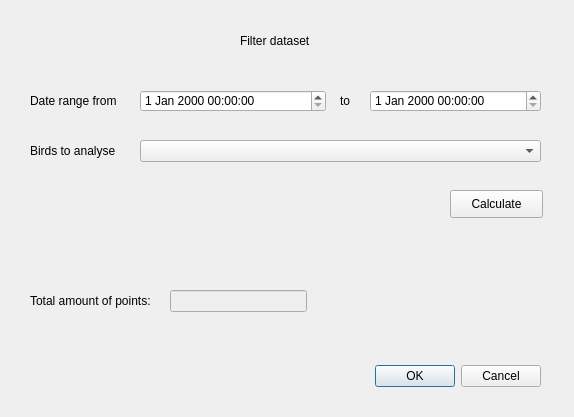
<?xml version="1.0" encoding="UTF-8"?>
<ui version="4.0">
 <class>AnimalMovementAnalysisDialogFilter</class>
 <widget class="QDialog" name="AnimalMovementAnalysisDialogFilter">
  <property name="geometry">
   <rect>
    <x>0</x>
    <y>0</y>
    <width>574</width>
    <height>417</height>
   </rect>
  </property>
  <property name="windowTitle">
   <string>Animal Movement Analysis</string>
  </property>
  <widget class="QDialogButtonBox" name="button_box">
   <property name="geometry">
    <rect>
     <x>200</x>
     <y>360</y>
     <width>341</width>
     <height>32</height>
    </rect>
   </property>
   <property name="orientation">
    <enum>Qt::Horizontal</enum>
   </property>
   <property name="standardButtons">
    <set>QDialogButtonBox::Cancel|QDialogButtonBox::Ok</set>
   </property>
  </widget>
  <widget class="QLabel" name="label">
   <property name="geometry">
    <rect>
     <x>240</x>
     <y>30</y>
     <width>91</width>
     <height>21</height>
    </rect>
   </property>
   <property name="text">
    <string>Filter dataset</string>
   </property>
  </widget>
  <widget class="QLabel" name="label_4">
   <property name="geometry">
    <rect>
     <x>30</x>
     <y>290</y>
     <width>134</width>
     <height>22</height>
    </rect>
   </property>
   <property name="text">
    <string>Total amount of points:</string>
   </property>
  </widget>
  <widget class="QLineEdit" name="lineEdit">
   <property name="enabled">
    <bool>false</bool>
   </property>
   <property name="geometry">
    <rect>
     <x>170</x>
     <y>290</y>
     <width>137</width>
     <height>22</height>
    </rect>
   </property>
  </widget>
  <widget class="QLabel" name="label_5">
   <property name="geometry">
    <rect>
     <x>30</x>
     <y>140</y>
     <width>170</width>
     <height>22</height>
    </rect>
   </property>
   <property name="text">
    <string>Birds to analyse</string>
   </property>
  </widget>
  <widget class="QPushButton" name="pushButton">
   <property name="geometry">
    <rect>
     <x>450</x>
     <y>190</y>
     <width>93</width>
     <height>28</height>
    </rect>
   </property>
   <property name="text">
    <string>Calculate</string>
   </property>
  </widget>
  <widget class="QLabel" name="label_2">
   <property name="geometry">
    <rect>
     <x>30</x>
     <y>90</y>
     <width>94</width>
     <height>22</height>
    </rect>
   </property>
   <property name="text">
    <string>Date range from</string>
   </property>
  </widget>
  <widget class="QLabel" name="label_3">
   <property name="geometry">
    <rect>
     <x>340</x>
     <y>90</y>
     <width>21</width>
     <height>22</height>
    </rect>
   </property>
   <property name="text">
    <string>to</string>
   </property>
  </widget>
  <widget class="QgsDateTimeEdit" name="mDateTimeEdit_From">
   <property name="geometry">
    <rect>
     <x>140</x>
     <y>90</y>
     <width>186</width>
     <height>22</height>
    </rect>
   </property>
  </widget>
  <widget class="QgsDateTimeEdit" name="mDateTimeEdit_To">
   <property name="geometry">
    <rect>
     <x>370</x>
     <y>90</y>
     <width>171</width>
     <height>22</height>
    </rect>
   </property>
  </widget>
  <widget class="QComboBox" name="comboBox">
   <property name="geometry">
    <rect>
     <x>140</x>
     <y>140</y>
     <width>401</width>
     <height>22</height>
    </rect>
   </property>
  </widget>
 </widget>
 <customwidgets>
  <customwidget>
   <class>QgsDateTimeEdit</class>
   <extends>QDateTimeEdit</extends>
   <header>qgsdatetimeedit.h</header>
  </customwidget>
 </customwidgets>
 <resources/>
 <connections>
  <connection>
   <sender>button_box</sender>
   <signal>accepted()</signal>
   <receiver>AnimalMovementAnalysisDialogFilter</receiver>
   <slot>accept()</slot>
   <hints>
    <hint type="sourcelabel">
     <x>20</x>
     <y>20</y>
    </hint>
    <hint type="destinationlabel">
     <x>20</x>
     <y>20</y>
    </hint>
   </hints>
  </connection>
  <connection>
   <sender>button_box</sender>
   <signal>rejected()</signal>
   <receiver>AnimalMovementAnalysisDialogFilter</receiver>
   <slot>reject()</slot>
   <hints>
    <hint type="sourcelabel">
     <x>20</x>
     <y>20</y>
    </hint>
    <hint type="destinationlabel">
     <x>20</x>
     <y>20</y>
    </hint>
   </hints>
  </connection>
 </connections>
</ui>
